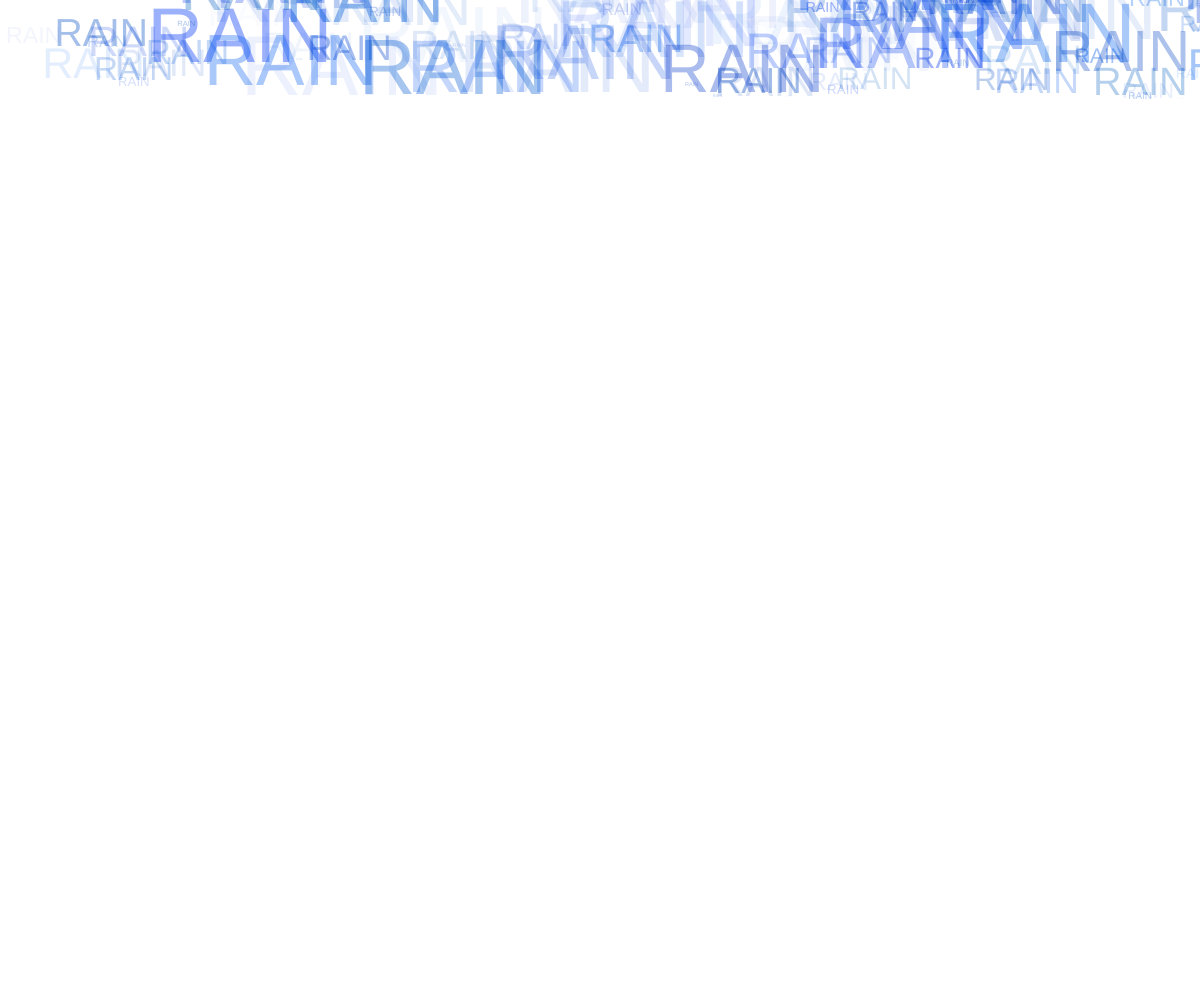
Frame 1 (no input)
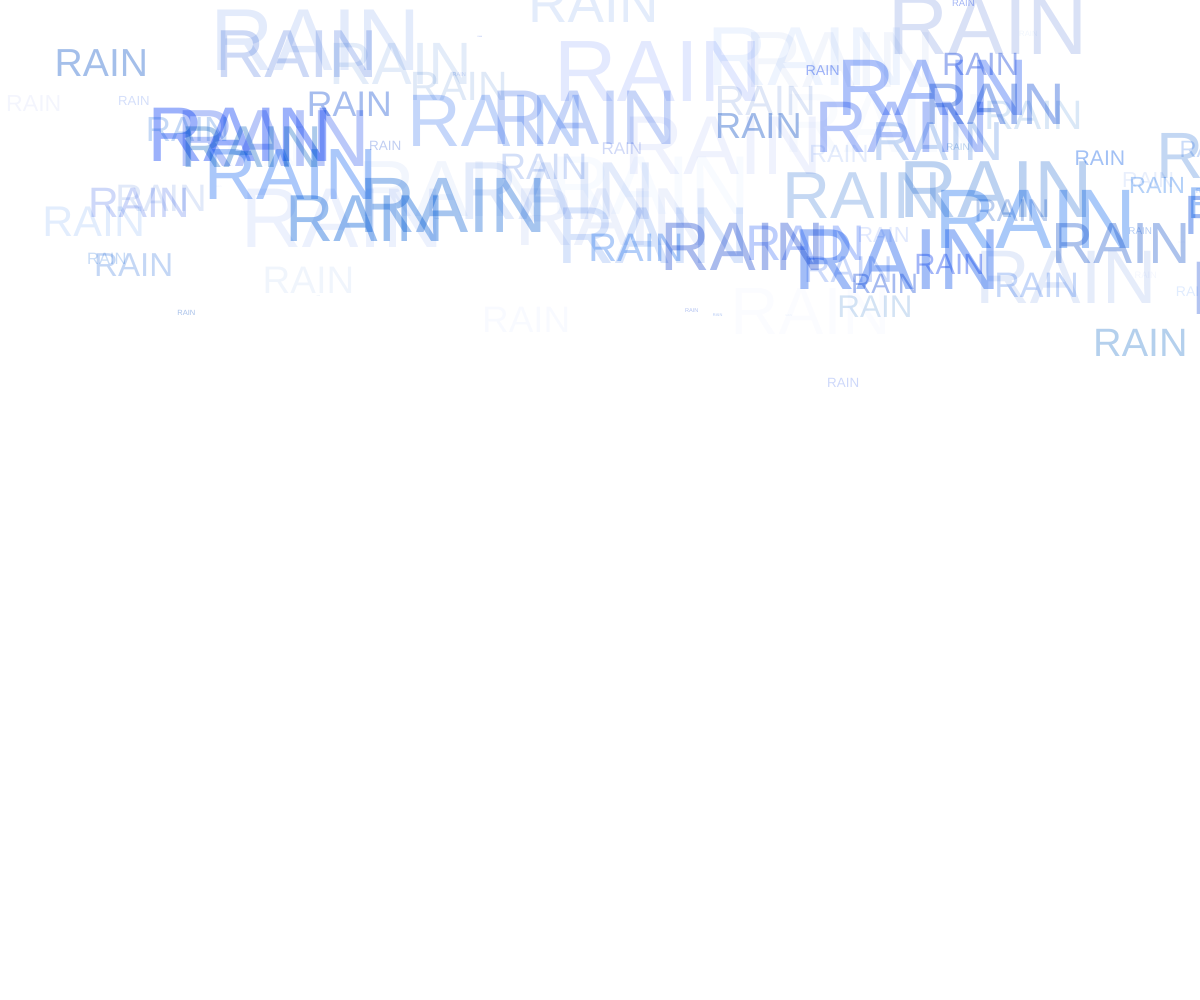
Frame 60 (no input)
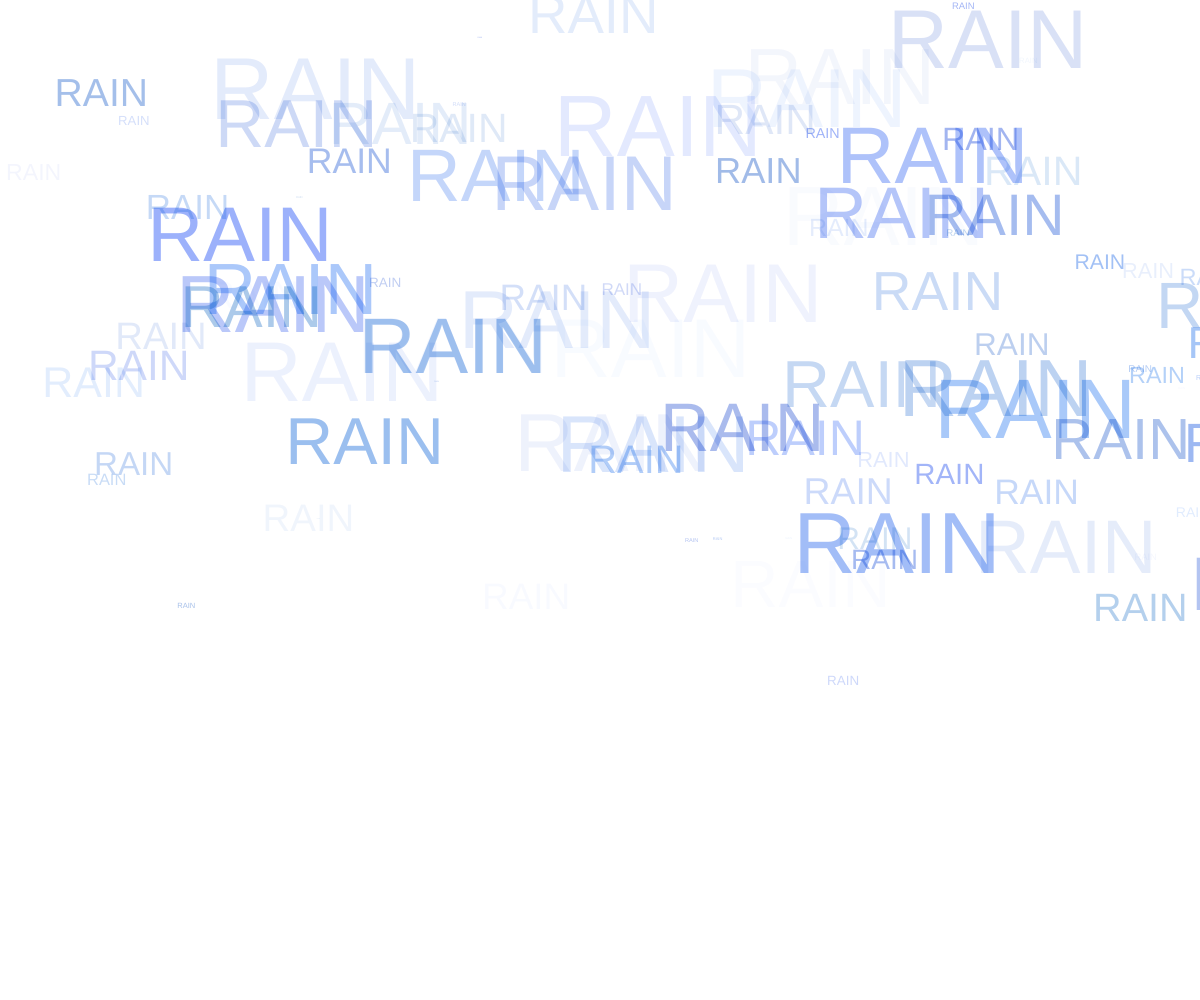
Frame 120 (the mouse pressed at the canvas centre since frame 60)

The p5.js sketch that drew these frames (run headless with seeded random() and noise() and a simulated clock; from frame 60 on, the mouse is pressed at the canvas centre):

// p5.js sketch
// ── sketch.js
// let myCar ;

let cars = [];

function setup() {
  createCanvas(windowWidth, windowHeight);

  // Spawn an object
  // myCar = new Car() ;

  for (let i = 0; i < 100; i++) {
    cars.push(new Car());
  }
}

function draw() {
  background('white');

  // myCar.display() ;
  // myCar.move() ;

  for (let i = 0; i < cars.length; i++) {
    cars[i].display();
    cars[i].move();
  }
}

// Car class
class Car {
  // constructor and attributes
  constructor() {
    this.pos = createVector(random(width), random(100));
    this.vel = createVector(0, random(5));
    this.cor = color(0, random(50, 100), random(190, 245), random(100));
    this.size = random(90) ;
  }

  // methods

  display() {
    fill(this.cor);
    // rect(this.pos.x, this.pos.y, 75, 25);
   textSize(this.size) ;
    text("RAIN", this.pos.x, this.pos.y);
  }

  move() {
    this.pos.add(this.vel);
    if (this.pos.x > width) this.pos.x = 0;
    if (this.pos.x < 0) this.pos.x = width;
    if (this.pos.y > height) this.pos.y = 0;
    if (this.pos.y < 0) this.pos.y = height;
  }
}
